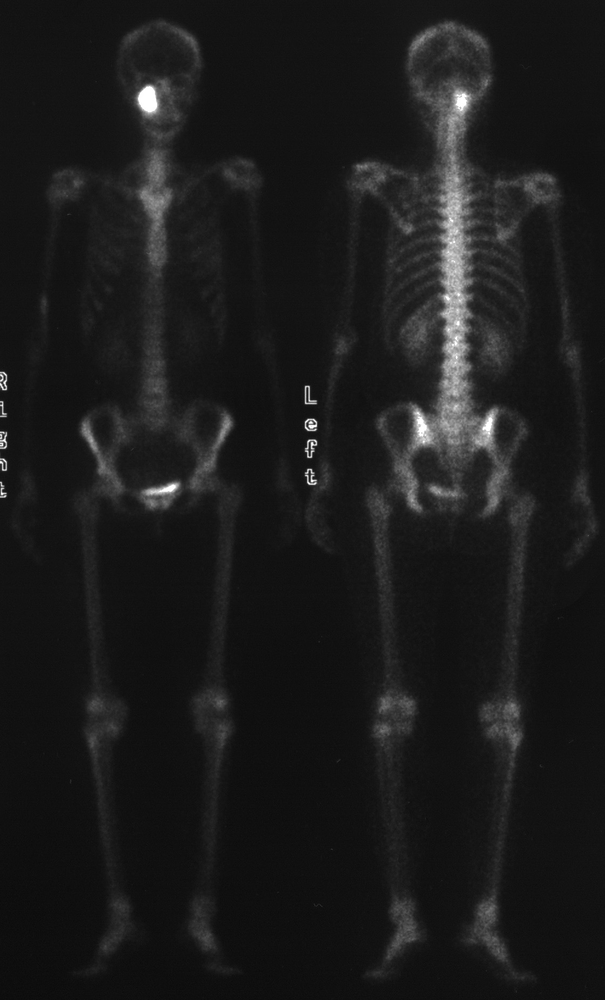
#> input picture lab2bone_scint.pgm, 605 x 1000 px, shrunk from 1129 x 1865 before the run
$ python diplab2.py
#> lines starting #> are read from the running program, lines starting #| are printed output that depends on the picture
import cv2
import numpy as np
import matplotlib.pyplot as plt

# List of image filenames
image_files = [
    'lab2bone_scint.pgm', 'lab2Brain1.pgm', 'lab2Brain2.pgm', 'lab2Brain3.pgm', 'lab2Brain4.pgm',
    'lab2Brain5.pgm', 'lab2MR.pgm', 'lab2shoulderCR.pgm', 'lab2thyroid_scint.pgm', 'lab2ultrasound (1).pgm',
    'lungs.pgm'
]

# Function to display the list of images
def display_image_list(image_files):
    print("Available images:")
    for i, filename in enumerate(image_files):
        print(f"{i + 1}. {filename}")

# Function to let the user select an image
def select_image(image_files):
    display_image_list(image_files)
    while True:
        try:
            choice = int(input("Enter the number of the image you want to process (1-11): "))
            if 1 <= choice <= 11:
                return image_files[choice - 1]
            else:
                print("Invalid choice. Please enter a number between 1 and 11.")
        except ValueError:
            print("Invalid input. Please enter a number.")
#> this loop made 1 pass; the answer given on pass 1: 1
#> further down, image is the input picture: shape (1000, 605); min 9, max 255, mean 27.6

# Intensity Averaging
def intensity_averaging(img):
    kernel = np.ones((3, 3), np.float32) / 9
    return cv2.filter2D(img, -1, kernel)

# Inversion
def inversion(img):
    return 255 - img
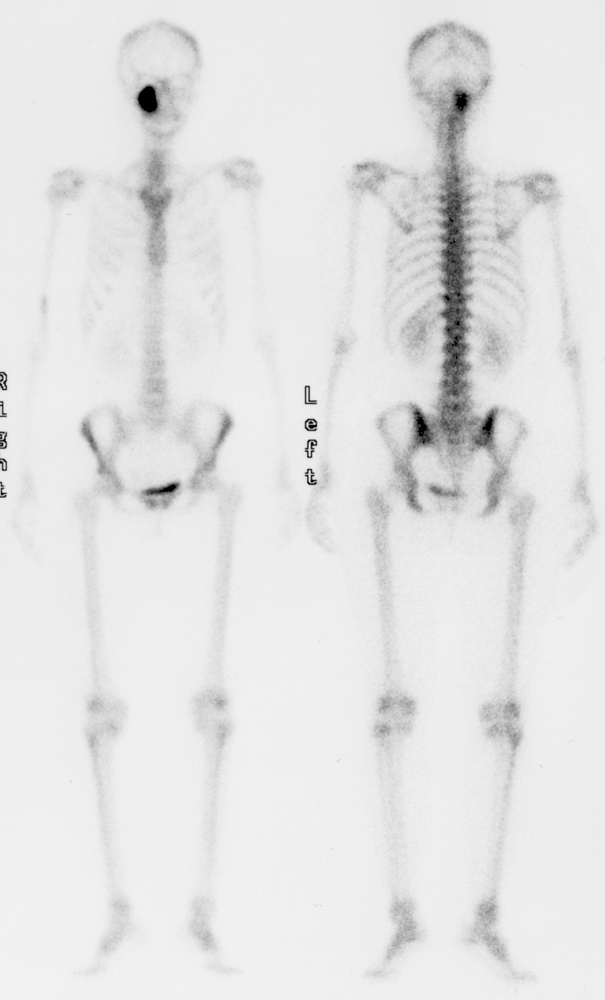
#> returned value: shape (1000, 605); min 0, max 246, mean 227.4

# Sub-sampling
def subsampling(img, factor=2):
#> called with factor = 2
    return img[::factor, ::factor]
#> returned value: shape (500, 303)

# Contrast Stretching
def contrast_stretching(img):
    min_val = np.min(img)
#> min_val = 9
    max_val = np.max(img)
#> max_val = 255
    return (img - min_val) * (255 / (max_val - min_val))
#> returned value: shape (1000, 605) float64

# Log Transform
def log_transform(img):
    c = 255 / np.log(1 + np.max(img))
#> c = 45.99
    return c * np.log(1 + img)
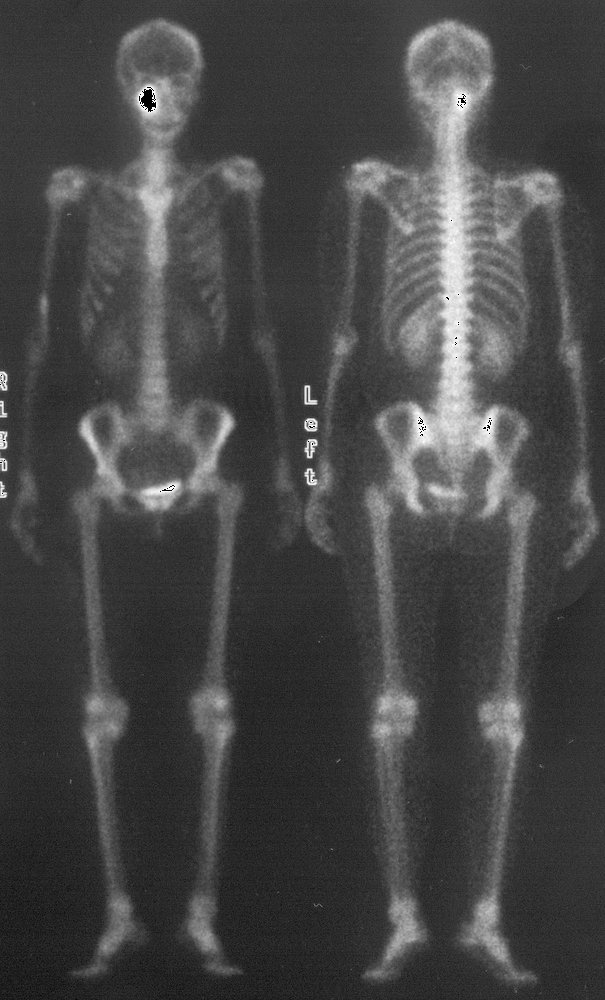
#> returned value: shape (1000, 605) float16; 0.06% of the values are NaN or infinite; the others: min 105.9, max 255, mean 147.5; drawn with min black, max white, NaN and infinite black

# Power-Law (Gamma) Transform
def gamma_transform(img, gamma=1.0):
#> called with gamma = 0.5
    return np.power(img / 255.0, gamma) * 255
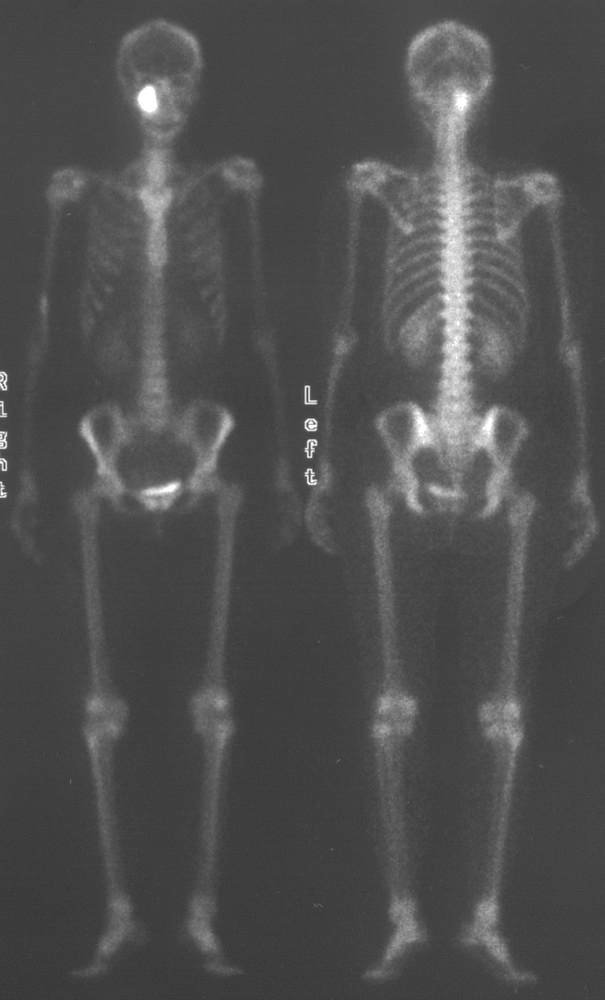
#> returned value: shape (1000, 605) float64; min 47.91, max 255, mean 80.2

# Main program
if __name__ == "__main__":
    # Let the user select an image
    selected_image = select_image(image_files)
    print(f"Selected image: {selected_image}")

    # Read the selected image
    image = cv2.imread(selected_image, cv2.IMREAD_GRAYSCALE)

    # Check if the image was loaded successfully
    if image is None:
        print("Error: Could not load the image. Please check the file path.")
    else:
        # Apply operations
        avg_img = intensity_averaging(image)
        inv_img = inversion(image)
        sub_img = subsampling(image)
        cs_img = contrast_stretching(image)
        log_img = log_transform(image)
        gamma_img = gamma_transform(image, gamma=0.5)

        # Display results
        plt.figure(figsize=(12, 8))
        plt.subplot(2, 3, 1), plt.imshow(avg_img, cmap='gray'), plt.title('Averaging')
        plt.subplot(2, 3, 2), plt.imshow(inv_img, cmap='gray'), plt.title('Inversion')
        plt.subplot(2, 3, 3), plt.imshow(sub_img, cmap='gray'), plt.title('Sub-sampling')
        plt.subplot(2, 3, 4), plt.imshow(cs_img, cmap='gray'), plt.title('Contrast Stretching')
        plt.subplot(2, 3, 5), plt.imshow(log_img, cmap='gray'), plt.title('Log Transform')
        plt.subplot(2, 3, 6), plt.imshow(gamma_img, cmap='gray'), plt.title('Gamma Transform')
        plt.show()

$ run again, with dip lab1.jpg saved as lab2bone_scint.pgm
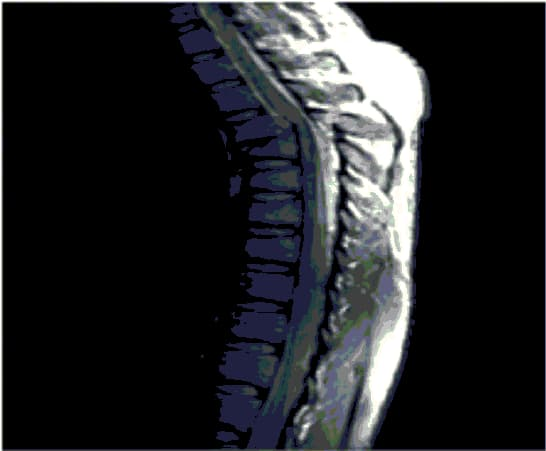
#> input picture dip lab1.jpg, 546 x 451 px
#> the loop in select_image, `while True:` made 1 pass; the answer given on pass 1: 1
#> in subsampling, `return img[::factor, ::factor]`:
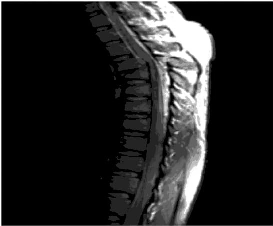
#> returned value: shape (226, 273); min 0, max 255, mean 36.7
#> min_val = 0
#> max_val = 255
#> c = 45.99
#> in gamma_transform, `return np.power(img / 255.0, gamma) * 255`:
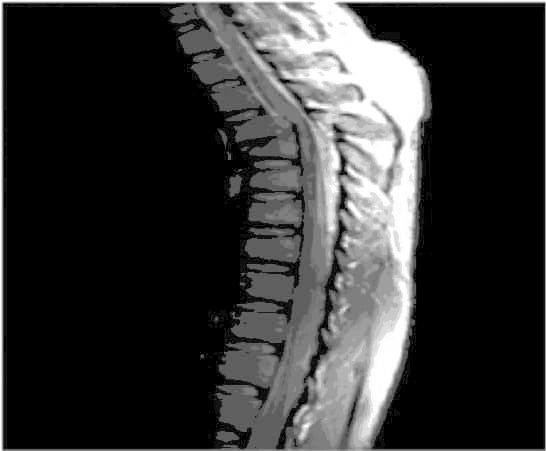
#> returned value: shape (451, 546) float64; min 0, max 255, mean 52.6
